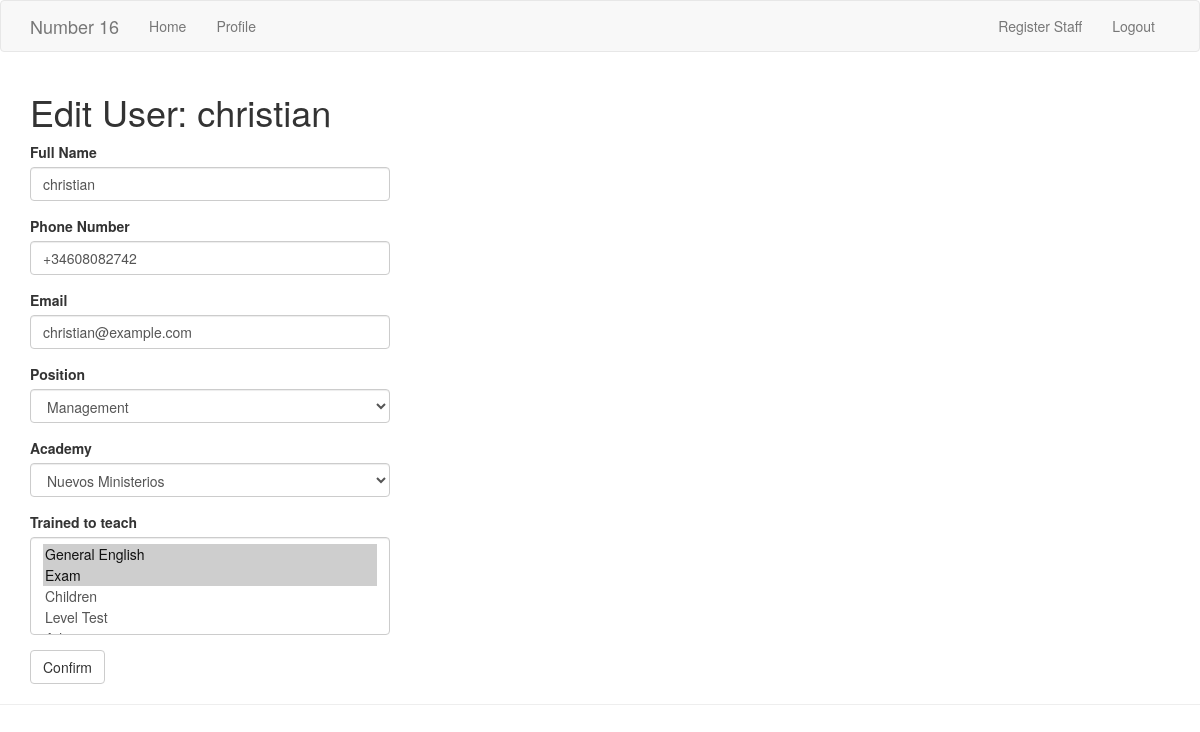
Screenshot of /edit_user/christian (signed in) with the database file from the repository.
### app/models.py (models this page shows, shortened)
class User(UserMixin, db.Model):
    id = db.Column(db.Integer, primary_key=True)
    username = db.Column(db.String(64), index=True, unique=True)
    password_hash = db.Column(db.String(128))
    name = db.Column(db.String(255), index=True, unique=True)
    phone = db.Column(db.String(20), index=True)
    email = db.Column(db.String(120), index=True)
    position = db.Column(db.String(20), index=True)
    last_seen = db.Column(db.DateTime, default=datetime.utcnow)
    academy_id = db.Column(db.Integer, db.ForeignKey('academy.id'))
    trained_in = db.relationship('TrainedIn', backref='TrainedIn', lazy='dynamic')
    access_groups = db.relationship(
                        'PermissionGroups', secondary=user_permissions,
                        backref=db.backref('user_permissions', lazy='dynamic'),
                        lazy='dynamic')
    lessons = db.relationship('Lessons', backref='teacher', lazy='dynamic')
    student = db.relationship('Student', backref='teacher', lazy='dynamic')
    def has_auth_access(self, access_group):
        return self.access_groups.filter(
                                user_permissions.c.permission_id == access_group.id
                                ).count() > 0
    def is_master(self):
        master_access = (PermissionGroups.query
                                .filter_by(group_name="Master")
                                .first())
        if self.has_auth_access(master_access):
            return True
        else:
            return False

class Academy(db.Model):
    id = db.Column(db.Integer, primary_key=True)
    name = db.Column(db.String(128), index=True, unique=True)
    teacher = db.relationship('User', backref='academy', lazy='dynamic')
    lessons = db.relationship('Lessons', backref='academy', lazy='dynamic')
    student = db.relationship('Student', backref='academy', lazy='dynamic')

### app/staff/routes.py (the view)
@bp.route('/edit_user/<name>', methods=['GET', 'POST']) #make it click and save the name of use user here
@login_required
@group_required(['Master', 'Upper Management', 'Management'])
def edit_user(name):
    user = User.query.filter_by(name=name).first()
    academy = Academy.query.filter_by(id=user.academy_id).first()
    trained = TrainedIn.query.filter_by(teacher=user.id).all()
    form = EditProfileForm(obj=user.id)
    if form.validate_on_submit():
        if dict(form.position.choices).get(form.position.data) == "Upper Management":
            if not current_user.is_master() and current_user.position != "Upper Management":
                flash("You don't have permissions to set Upper Management.")
                return redirect(url_for('staff.user', name=name))
        academy_new = Academy.query.filter_by(name=dict(form.academy.choices).get(form.academy.data)).first()
        if not current_user.is_master() and current_user.position != "Upper Management":
            if current_user.academy_id != academy_new.id:
                flash('You can only edit profiles from your own academy.')
                return redirect(url_for('staff.user', name=name))
        if user.name != form.name.data:
            user.name = form.name.data
            db.session.commit()
        if user.phone != form.phone.data:
            user.phone = form.phone.data
            db.session.commit()
        if user.email != form.email.data:
            user.email = form.email.data
            db.session.commit()
        if user.position != form.position.data and not user.is_master:
            permission_old = PermissionGroups.query.filter_by(group_name=user.position).first()
            permission_new = PermissionGroups(group_name=dict(form.position.choices).get(form.position.data))
            user.remove_access(permission_old)
            user.add_access(permission_new)
            user.position = form.position.data
            db.session.commit()
        if academy.name != academy_new.name:
            user.academy_id = academy_new.id
            db.session.commit()
        trained_new = form.trained.data
        for t in trained_new:
            u = TrainedIn.query.filter_by(teacher=user.id).filter_by(name=t).first()
            if u is None:
                i = TrainedIn(name=t, teacher=user.id)
                db.session.add(i)
                db.session.commit()
        for t in trained:
            if t.name not in trained_new:
                db.session.delete(t)
                db.session.commit()
        flash('User information updated')
        return redirect(url_for('staff.user', name=user.name))
    elif not form.is_submitted():
        form.name.data = user.name
        form.phone.data = user.phone
        form.email.data = user.email
        form.position.data = user.position
        form.academy.data = academy.name
        form.trained.data = [t.name for t in trained]
    return render_template('staff/edit_user.html', title='Edit User',user=user, form=form)

### app/models.py (called while the page is built)
@login.user_loader
def load_user(id):
    return User.query.get(int(id))

def check_user_group(required_groups):
    if current_user.is_anonymous:
        raise UnauthorisedAccessError
    master_group = (PermissionGroups.query
                                    .filter_by(group_name='Master')
                                    .first())
    if master_group in current_user.access_groups:
        return True
    access = [current_user.has_auth_access(PermissionGroups.query.filter_by(
                                                            group_name=group).first())
            for group in required_groups]
    if not any(access):
        raise UnauthorisedAccessError

def group_required(*groups):
    def decorator(func):
        @wraps(func)
        def check_auth(*args, **kwargs):
            check_user_group(*groups)
            return func (*args, **kwargs)
        return check_auth
    return decorator

### app/templates/staff/edit_user.html (shortened to what this page needs)
{% extends "base.html" %}
{% import 'bootstrap/wtf.html' as wtf %}
{% block app_content %}
    <h1>Edit User: {{ user.name }}</h1>
    <div class="row">
        <div class="col-md-4">
            {{ wtf.quick_form(form) }}
        </div>
    </div>
{% endblock %}

### rows the page displays
User: name "christian", phone "+34608082742", email "christian@example.com", position "Management", academy "Nuevos Ministerios"
